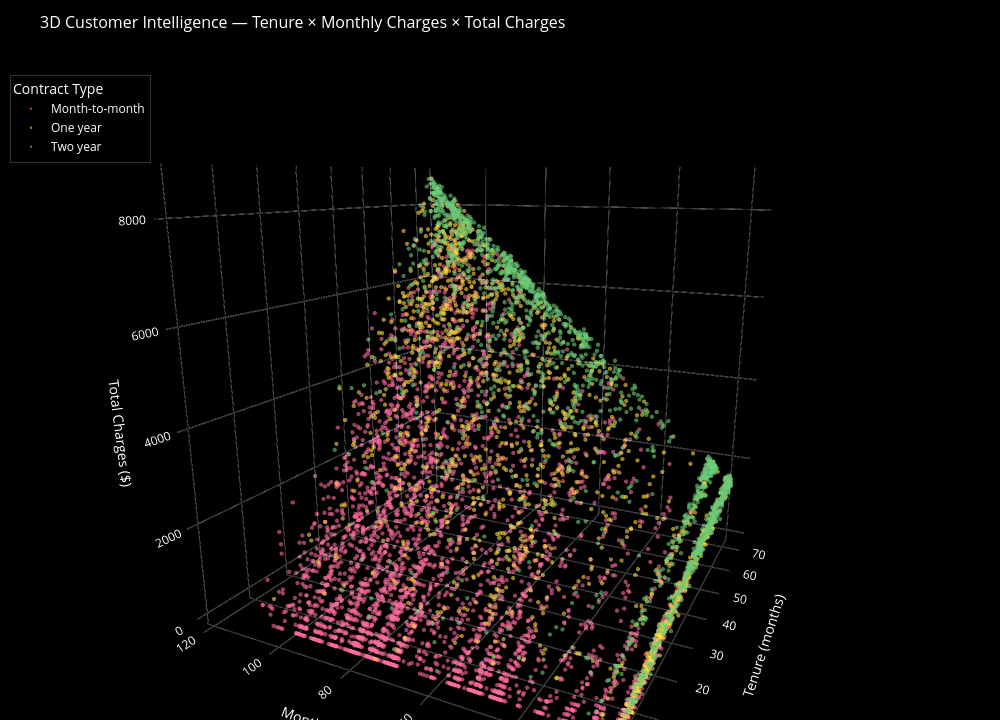

The cell this chart's notebook holds for it:
### Code cell
#  — ★ 3D SCATTER PLOT ★  (The hero chart from the video)
#
# VIDEO BREAKDOWN:
#   Axes  → X: ROI  | Y: Acquisition_Cost  | Z: Engagement_Rate
#   Color → Campaign_Type (categorical)
#   Size  → small uniform dots
#   BG    → pure black (paper_bgcolor + plot_bgcolor)
#   Glow  → achieved by opacity (semi-transparent markers)
#   Grid  → thin white lines
#
# THIS DATASET mapping:
#   X: tenure            (how long they've been a customer — 0–72 months)
#   Y: MonthlyCharges    (what they pay per month — $18–$119)
#   Z: TotalCharges      (lifetime value — TotalCharges ≈ tenure × Monthly)
#   Color: Contract      (categorical — Month-to-month / One year / Two year)
#   Size: uniform small dots
# ─────────────────────────────────────────────────────────────────────────────

# Color map per Contract type — vibrant like video
color_map = {
    'Month-to-month': '#FF6B9D',   # hot pink
    'One year':       '#FFD93D',   # golden yellow
    'Two year':       '#6BCB77',   # mint green
}

fig_3d = go.Figure()

for contract, grp in df.groupby('Contract'):
    fig_3d.add_trace(go.Scatter3d(
        x=grp['tenure'],
        y=grp['MonthlyCharges'],
        z=grp['TotalCharges'],
        mode='markers',
        name=contract,
        marker=dict(
            size=2.5,                              # small dots like video
            color=color_map.get(contract, '#ffffff'),
            opacity=0.60,                          # semi-transparent → glow effect
            line=dict(width=0),                    # no border on dots
        ),
        hovertemplate=(
            '<b>%{fullData.name}</b><br>'
            'Tenure : %{x} months<br>'
            'Monthly: $%{y:.2f}<br>'
            'Total  : $%{z:,.0f}<br>'
            '<extra></extra>'
        )
    ))

fig_3d.update_layout(
    title=dict(
        text='3D Customer Intelligence — Tenure × Monthly Charges × Total Charges',
        font=dict(color='white', size=16),
        x=0.04
    ),
    scene=dict(
        xaxis=dict(
            title='Tenure (months)',
            backgroundcolor='black',
            gridcolor='rgba(255,255,255,0.13)',
            showbackground=True,
            zerolinecolor='rgba(255,255,255,0.2)',
            tickfont=dict(color='white'),
            color='white',
        ),
        yaxis=dict(
            title='Monthly Charges ($)',
            backgroundcolor='black',
            gridcolor='rgba(255,255,255,0.13)',
            showbackground=True,
            zerolinecolor='rgba(255,255,255,0.2)',
            tickfont=dict(color='white'),
            color='white',
        ),
        zaxis=dict(
            title='Total Charges ($)',
            backgroundcolor='black',
            gridcolor='rgba(255,255,255,0.13)',
            showbackground=True,
            zerolinecolor='rgba(255,255,255,0.2)',
            tickfont=dict(color='white'),
            color='white',
        ),
        bgcolor='black',
        camera=dict(eye=dict(x=1.6, y=-1.4, z=0.8)),   # angled view like video
        aspectmode='auto',
    ),
    paper_bgcolor='black',      # ← black background like video
    plot_bgcolor='black',
    font=dict(color='white'),
    legend=dict(
        title=dict(text='Contract Type', font=dict(color='white')),
        font=dict(color='white'),
        bgcolor='rgba(0,0,0,0.5)',
        bordercolor='rgba(255,255,255,0.2)',
        borderwidth=1,
        x=0.01, y=0.97,
    ),
    margin=dict(l=0, r=0, t=55, b=0),
    width=1000,
    height=720,
)

fig_3d.show()
# fig_3d.write_html('3d_customer_intelligence.html')   # Save as interactive HTML

### Figure 1 — Plotly figure (JSON) as saved in the notebook; plotly's stock layout.template omitted (floating-point values rounded to 4 significant figures; data arrays with more than 128 entries replaced by an {"elided": "..."} marker saying what was removed)
{"data": [{"hovertemplate": "<b>%{fullData.name}</b><br>Tenure : %{x} months<br>Monthly: $%{y:.2f}<br>Total  : $%{z:,.0f}<br><extra></extra>", "marker": {"color": "#FF6B9D", "line": {"width": 0}, "opacity": 0.6, "size": 2.5}, "mode": "markers", "name": "Month-to-month", "type": "scatter3d", "x": {"elided": "3875 int values"}, "y": {"elided": "3875 float values"}, "z": {"elided": "3875 float values"}}, {"hovertemplate": "<b>%{fullData.name}</b><br>Tenure : %{x} months<br>Monthly: $%{y:.2f}<br>Total  : $%{z:,.0f}<br><extra></extra>", "marker": {"color": "#FFD93D", "line": {"width": 0}, "opacity": 0.6, "size": 2.5}, "mode": "markers", "name": "One year", "type": "scatter3d", "x": {"elided": "1473 int values"}, "y": {"elided": "1473 float values"}, "z": {"elided": "1473 float values"}}, {"hovertemplate": "<b>%{fullData.name}</b><br>Tenure : %{x} months<br>Monthly: $%{y:.2f}<br>Total  : $%{z:,.0f}<br><extra></extra>", "marker": {"color": "#6BCB77", "line": {"width": 0}, "opacity": 0.6, "size": 2.5}, "mode": "markers", "name": "Two year", "type": "scatter3d", "x": {"elided": "1695 int values"}, "y": {"elided": "1695 float values"}, "z": {"elided": "1695 float values"}}], "layout": {"font": {"color": "white"}, "height": 720, "legend": {"bgcolor": "rgba(0, 0, 0, 0.5)", "bordercolor": "rgba(255,255,255,0.2)", "borderwidth": 1, "font": {"color": "white"}, "title": {"font": {"color": "white"}, "text": "Contract Type"}, "x": 0.01, "y": 0.97}, "margin": {"b": 0, "l": 0, "r": 0, "t": 55}, "paper_bgcolor": "black", "plot_bgcolor": "black", "scene": {"aspectmode": "auto", "aspectratio": {"x": 1, "y": 1, "z": 1}, "bgcolor": "black", "camera": {"center": {"x": 0, "y": 0, "z": 0}, "eye": {"x": -1.62, "y": -0.8106, "z": 0.4757}, "projection": {"type": "perspective"}, "up": {"x": 0, "y": 0, "z": 1}}, "xaxis": {"backgroundcolor": "black", "color": "white", "gridcolor": "rgba(255,255,255,0.13)", "showbackground": true, "tickfont": {"color": "white"}, "title": {"text": "Tenure (months)"}, "type": "linear", "zerolinecolor": "rgba(255,255,255,0.2)"}, "yaxis": {"backgroundcolor": "black", "color": "white", "gridcolor": "rgba(255,255,255,0.13)", "showbackground": true, "tickfont": {"color": "white"}, "title": {"text": "Monthly Charges ($)"}, "type": "linear", "zerolinecolor": "rgba(255,255,255,0.2)"}, "zaxis": {"backgroundcolor": "black", "color": "white", "gridcolor": "rgba(255,255,255,0.13)", "showbackground": true, "tickfont": {"color": "white"}, "title": {"text": "Total Charges ($)"}, "type": "linear", "zerolinecolor": "rgba(255,255,255,0.2)"}}, "title": {"font": {"color": "white", "size": 16}, "text": "3D Customer Intelligence — Tenure × Monthly Charges × Total Charges", "x": 0.04}, "width": 1000}}
